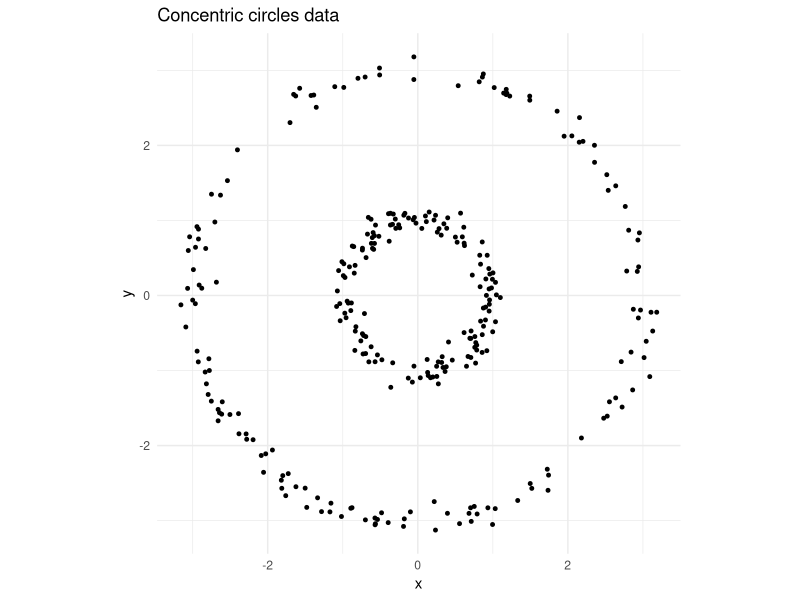
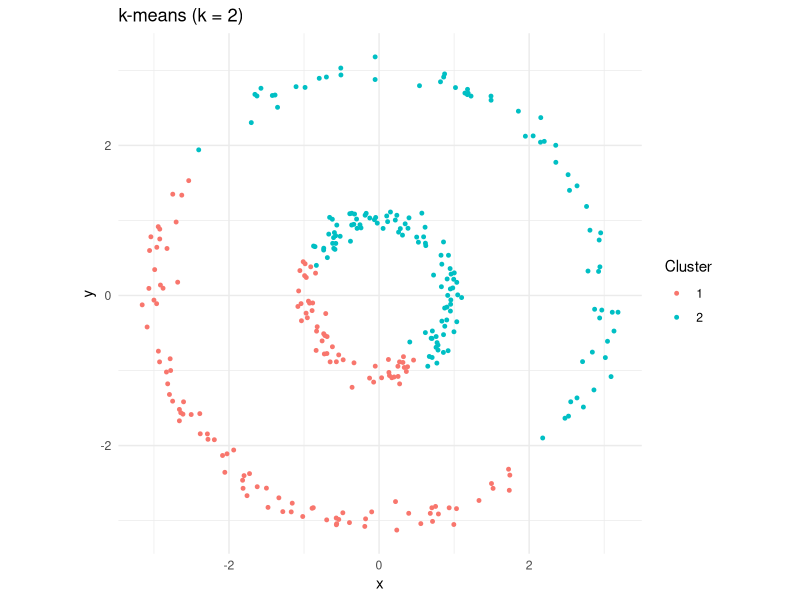
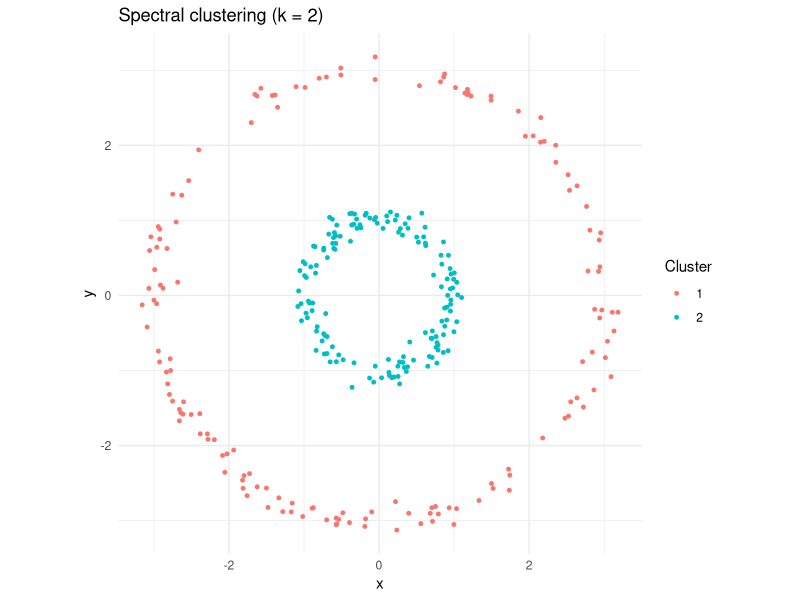
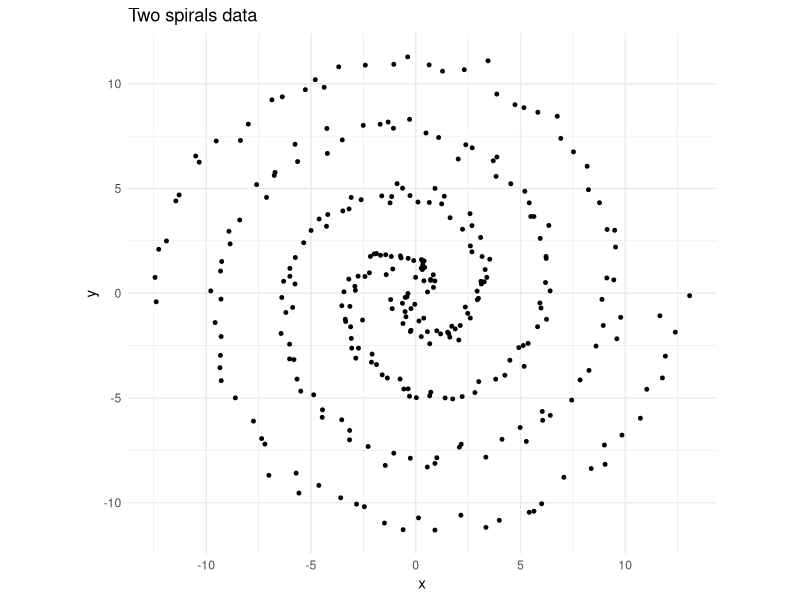
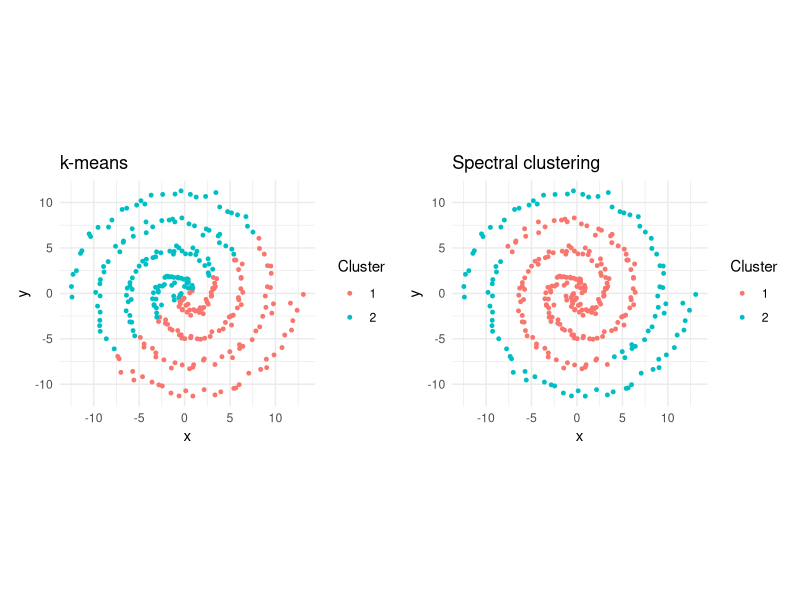
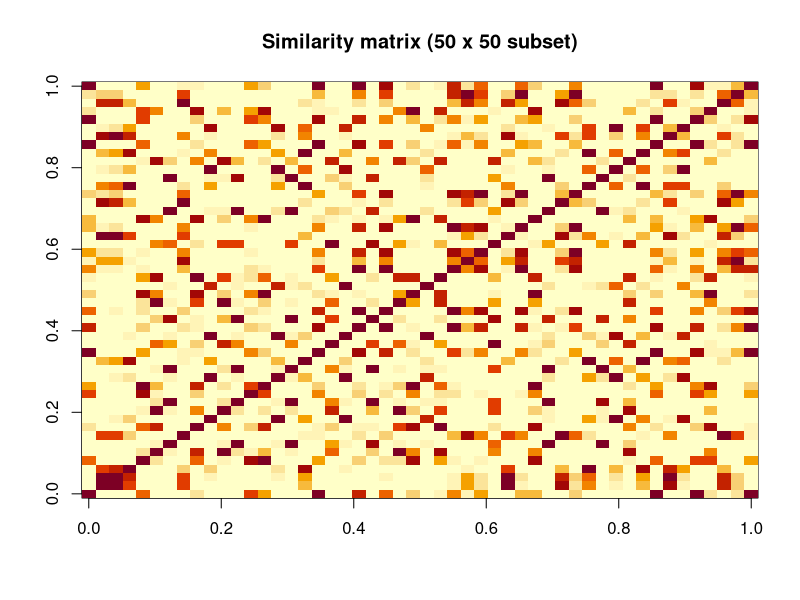
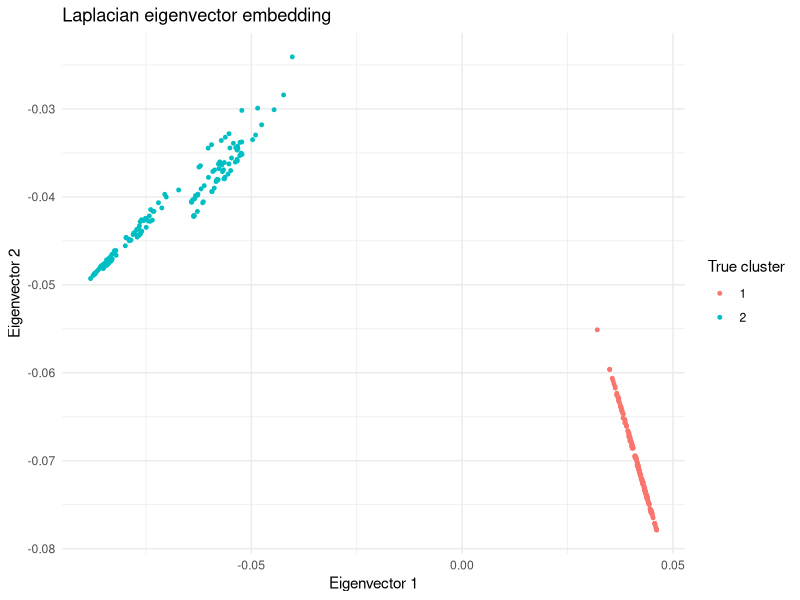
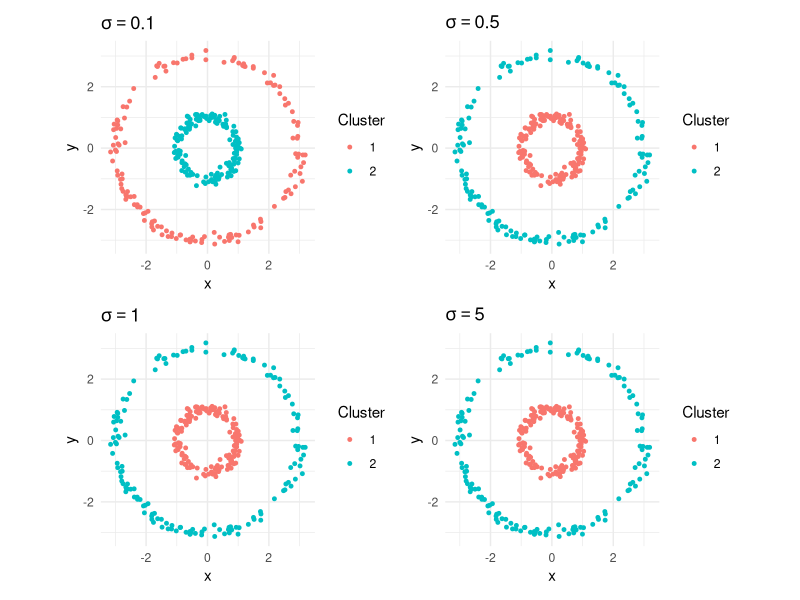

Recreate these plots in R, in order.
## ---- chunk 1
library(tidyverse)
knitr::opts_chunk$set(echo = TRUE)
## ---- chunk 2
if (!require("kernlab", quietly = TRUE)) {
  install.packages("kernlab")
}

library(kernlab)
## ---- chunk 3
set.seed(1984)

n <- 300

theta_inner <- runif(n / 2, 0, 2 * pi)
inner <- data.frame(
  x = cos(theta_inner) + rnorm(n / 2, sd = 0.1),
  y = sin(theta_inner) + rnorm(n / 2, sd = 0.1),
  true_cluster = 1L
)

theta_outer <- runif(n / 2, 0, 2 * pi)
outer <- data.frame(
  x = 3 * cos(theta_outer) + rnorm(n / 2, sd = 0.1),
  y = 3 * sin(theta_outer) + rnorm(n / 2, sd = 0.1),
  true_cluster = 2L
)

circles <- rbind(inner, outer)

ggplot(circles, aes(x, y)) +
  geom_point(size = 1) +
  coord_equal() +
  theme_minimal() +
  labs(title = "Concentric circles data")
## ---- chunk 4
km <- kmeans(circles[, c("x", "y")], centers = 2, nstart = 25)

circles$kmeans <- factor(km$cluster)

ggplot(circles, aes(x, y, colour = kmeans)) +
  geom_point(size = 1) +
  coord_equal() +
  theme_minimal() +
  labs(title = "k-means (k = 2)", colour = "Cluster")
## ---- chunk 5
sc <- specc(as.matrix(circles[, c("x", "y")]), centers = 2)

circles$spectral <- factor(sc@.Data)

ggplot(circles, aes(x, y, colour = spectral)) +
  geom_point(size = 1) +
  coord_equal() +
  theme_minimal() +
  labs(title = "Spectral clustering (k = 2)", colour = "Cluster")
## ---- chunk 6
set.seed(1984)
n <- 300

t <- seq(0.5, 4 * pi, length.out = n / 2)
spiral1 <- data.frame(
  x = t * cos(t) + rnorm(n / 2, sd = 0.3),
  y = t * sin(t) + rnorm(n / 2, sd = 0.3),
  true_cluster = 1L
)

spiral2 <- data.frame(
  x = t * cos(t + pi) + rnorm(n / 2, sd = 0.3),
  y = t * sin(t + pi) + rnorm(n / 2, sd = 0.3),
  true_cluster = 2L
)

spirals <- rbind(spiral1, spiral2)

ggplot(spirals, aes(x, y)) +
  geom_point(size = 1) +
  coord_equal() +
  theme_minimal() +
  labs(title = "Two spirals data")
## ---- chunk 7
km_spiral <- kmeans(spirals[, c("x", "y")], centers = 2, nstart = 25)
sc_spiral <- specc(as.matrix(spirals[, c("x", "y")]), centers = 2)

spirals$kmeans <- factor(km_spiral$cluster)
spirals$spectral <- factor(sc_spiral@.Data)

p1 <- ggplot(spirals, aes(x, y, colour = kmeans)) +
  geom_point(size = 1) +
  coord_equal() +
  theme_minimal() +
  labs(title = "k-means", colour = "Cluster")

p2 <- ggplot(spirals, aes(x, y, colour = spectral)) +
  geom_point(size = 1) +
  coord_equal() +
  theme_minimal() +
  labs(title = "Spectral clustering", colour = "Cluster")

library(patchwork)
p1 + p2
## ---- chunk 8
X <- as.matrix(circles[, c("x", "y")])

sigma <- 0.5
dist_sq <- as.matrix(dist(X))^2
W <- exp(-dist_sq / (2 * sigma^2))

image(
  W[1:50, 1:50],
  main = "Similarity matrix (50 x 50 subset)",
  xlab = "",
  ylab = ""
)
## ---- chunk 9
D_vec <- rowSums(W)
D_inv_sqrt <- diag(1 / sqrt(D_vec))

L_sym <- diag(nrow(W)) - D_inv_sqrt %*% W %*% D_inv_sqrt
## ---- chunk 10
eig <- eigen(L_sym, symmetric = TRUE)

# Eigenvectors for the two smallest eigenvalues
U <- eig$vectors[, (ncol(eig$vectors) - 1):ncol(eig$vectors)]

df_eig <- data.frame(
  ev1 = U[, 1],
  ev2 = U[, 2],
  true_cluster = factor(circles$true_cluster)
)

ggplot(df_eig, aes(ev1, ev2, colour = true_cluster)) +
  geom_point(size = 1) +
  theme_minimal() +
  labs(
    title = "Laplacian eigenvector embedding",
    x = "Eigenvector 1",
    y = "Eigenvector 2",
    colour = "True cluster"
  )
## ---- chunk 11
km_eig <- kmeans(U, centers = 2, nstart = 25)

table(manual = km_eig$cluster, true = circles$true_cluster)
## ---- chunk 12
sc_demo <- specc(as.matrix(circles[, c("x", "y")]), centers = 2)

centers(sc_demo)     # Cluster centroids (in eigenvector space)
size(sc_demo)        # Number of points per cluster
withinss(sc_demo)    # Within-cluster sum of squares
head(sc_demo@.Data)  # Cluster assignments as integer vector
## ---- chunk 13
sigmas <- c(0.1, 0.5, 1, 5)

plots <- lapply(sigmas, function(s) {
  rbf <- rbfdot(sigma = 1 / (2 * s^2))
  sc_s <- specc(X, centers = 2, kernel = rbf)
  df <- data.frame(x = X[, 1], y = X[, 2], cluster = factor(sc_s@.Data))
  ggplot(df, aes(x, y, colour = cluster)) +
    geom_point(size = 1) +
    coord_equal() +
    theme_minimal() +
    labs(title = bquote(sigma == .(s)), colour = "Cluster")
})

library(patchwork)
wrap_plots(plots, ncol = 2)
## ---- chunk 14
eigenvalues <- sort(eig$values)
n_show <- 20

df_eig_vals <- data.frame(
  index = seq_len(n_show),
  eigenvalue = eigenvalues[seq_len(n_show)]
)

ggplot(df_eig_vals, aes(index, eigenvalue)) +
  geom_point(size = 2) +
  geom_line() +
  scale_x_continuous(breaks = seq_len(n_show)) +
  theme_minimal() +
  labs(
    title = "Eigengap heuristic",
    x = "Eigenvalue index",
    y = "Eigenvalue"
  )
## ---- chunk 15
set.seed(42)

group1 <- matrix(rnorm(80 * 10, mean = 0), ncol = 10)
group2 <- matrix(rnorm(70 * 10, mean = 3), ncol = 10)
group3 <- matrix(rnorm(50 * 10, mean = rep(c(0, 3), 5)),
                 ncol = 10, byrow = TRUE)
pca_data <- rbind(group1, group2, group3)
true_labels <- rep(1:3, c(80, 70, 50))

sc_expr <- specc(pca_data, centers = 3)

table(spectral = sc_expr@.Data, true = true_labels)
## ---- chunk 16
df_expr <- data.frame(
  PC1 = pca_data[, 1],
  PC2 = pca_data[, 2],
  cluster = factor(sc_expr@.Data)
)

ggplot(df_expr, aes(PC1, PC2, colour = cluster)) +
  geom_point(size = 1.5) +
  theme_minimal() +
  labs(
    title = "Spectral clustering of cells",
    colour = "Cluster"
  )
## ---- chunk 17
sc_local <- specc(pca_data, centers = 3, kpar = "local")

table(local = sc_local@.Data, true = true_labels)
## ---- chunk 18
sessionInfo()
